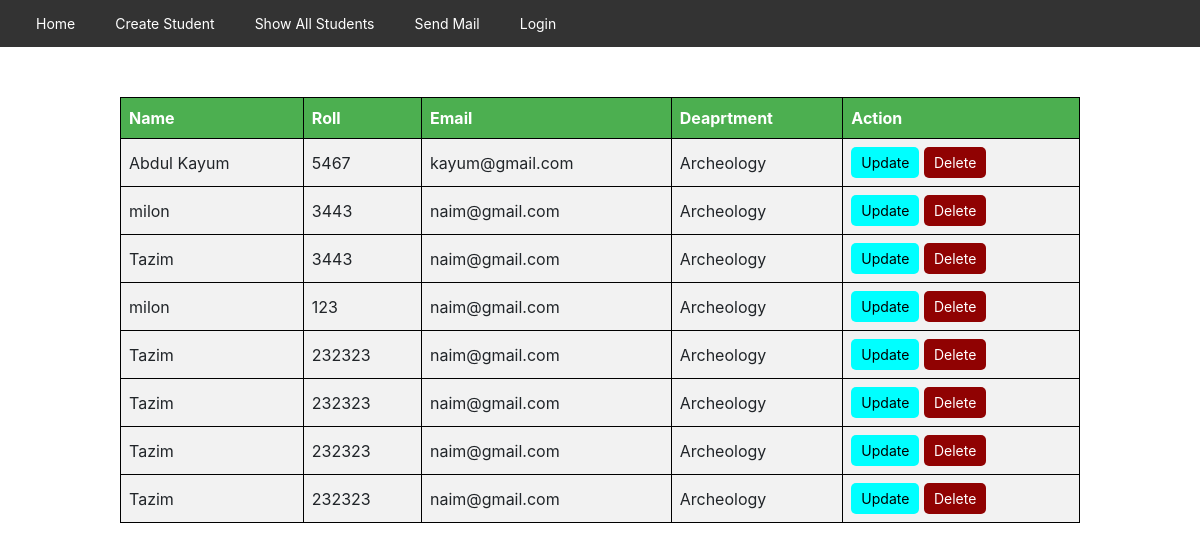
/showAllStudents/, run on an earlier commit of the app's database.
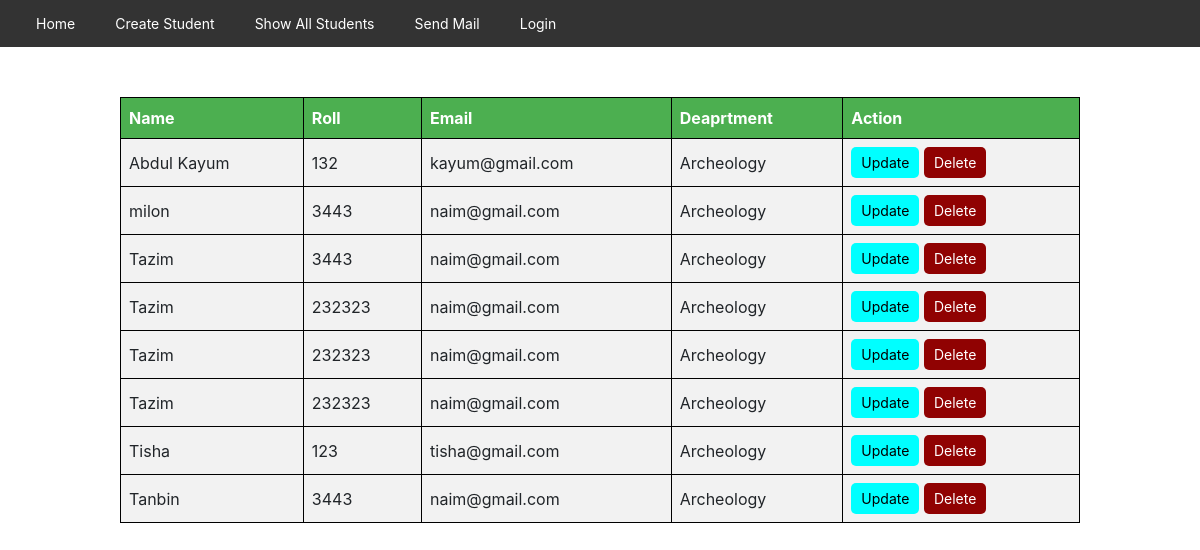
And on a later commit of the database.
### FormApp/models.py (models this page shows, shortened)
class Student(models.Model):
    name = models.CharField(max_length=100)
    roll = models.CharField(max_length=20, null=True, validators=[validate_roll])
    email = models.EmailField(max_length=100, null=True)
    department = models.CharField(max_length=20, null=True)

### FormApp/views.py (the view)
# urls.py: path('showAllStudents/',views.showAllStudents, name='showAllStudents'),
def showAllStudents(request):
    students = Student.objects.all()
    return render(request, 'FormApp/showAllStudents.html', {'students': students})

### FormApp/templates/FormApp/showAllStudents.html (shortened to what this page needs)
{% extends 'FormApp/navigationBar.html' %}
{% block content %}
<html lang="en">
<head>
      {% load static %}
     <link rel="stylesheet" href="{% static 'FormApp/css/allStudentPage.css' %}">
</head>
<body>
  <table>
     <thead>
          <td><b>Name</b></td>
          <td><b>Roll</b></td>
          <td><b>Email</b></td>
          <td><b>Deaprtment</b></td>
          <td><b>Action</b></td>
     </thead>
 {% for student in students %}
<tbody>
<td> {{student.name}}</td>
<td> {{student.roll}}</td>
<td> {{student.email}}</td>
<td>{{student.department}}</td>
<td>
    <a href="{% url 'updateStudent' student.id %}">
    <button style="background: aqua ; border: none" type="button">Update</button>
    </a>
    <a href="{% url 'deleteStudent' student.id %}" onclick="return confirm('Are you sure you want to delete this student?');">
    <button style="background: #900202; border: none; color: white">Delete</button>
</a>
</td>
</tbody>
{% endfor %}
  </table>
</body>
</html>
{% endblock %}

What changed in the data, as far as the page shows it:
removed Student: name "milon", roll "123", email "naim@gmail.com", department "Archeology"
removed Student: name "Tazim", roll "232323", email "naim@gmail.com", department "Archeology"
changed Student "Abdul Kayum": roll "5467" → "132"
added Student: name "Tisha", roll "123", email "tisha@gmail.com", department "Archeology"
added Student: name "Tanbin", roll "3443", email "naim@gmail.com", department "Archeology"
